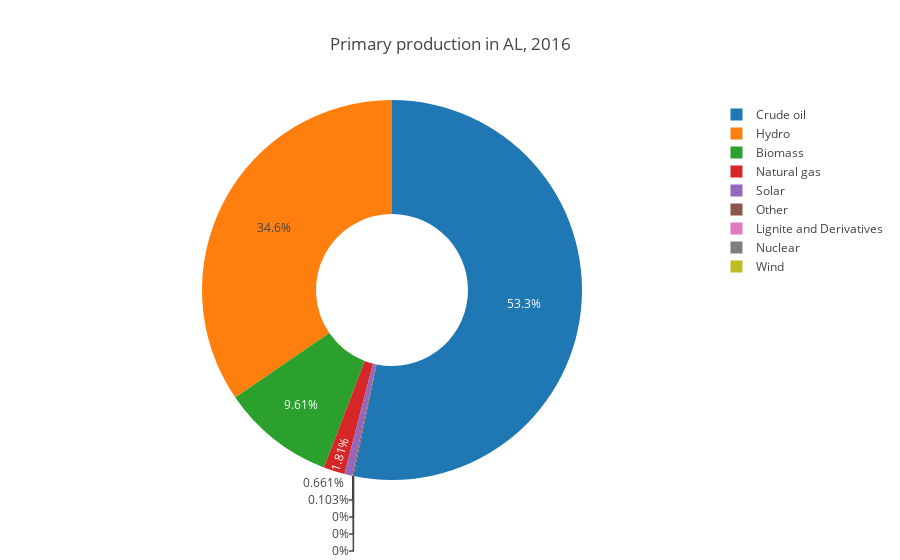

Notebook code cell kept with this figure:
### Code cell
# plot = go.Pie(
#     values = pie_data['total'],
#     labels = pie_data['cn'],
#     name = 'AL'
# )

fig = {
    "data": [{
            'labels': pie_data['cn'],
            'values': pie_data['total'],
            'type': 'pie',
            'hoverinfo':'label+percent',
            'hole': .4
        }],
    'layout': {'title': 'Primary production in {}, {}'.format(country, year)}
}

iplot(fig, show_link=False)

### Figure 1 — Plotly figure (JSON) as saved in the notebook; plotly's stock layout.template omitted (floating-point values rounded to 4 significant figures)
{"data": [{"hole": 0.4, "hoverinfo": "label+percent", "labels": ["Other", "Lignite and Derivatives", "Other", "Other", "Crude oil", "Natural gas", "Nuclear", "Hydro", "Wind", "Solar", "Biomass", "Other", "Other"], "type": "pie", "values": [2, 0, 0, 0, 1031.0, 35, 0, 669.1, 0, 12.8, 186, 0, 0]}], "layout": {"title": "Primary production in AL, 2016"}}
